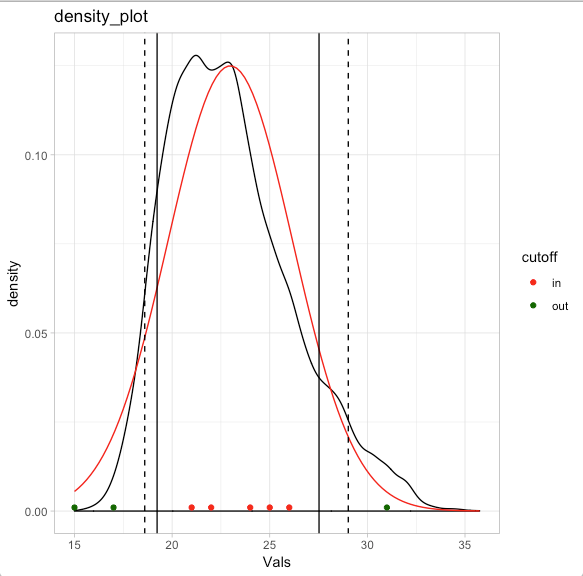

Recreate this plot in R.


load("BirA_intensities_df.RData")

example_data_vec=data.frame("val"=c(15, 17,21,22, 24, 25, 26, 31), "type"=c("out", "out", "in","in" ,"in","in","in","out"))
example_data_vec$type=as.factor(example_data_vec$type)


library(ggplot2)

example_norm_density_plot=ggplot(BirA_intensities_df,aes(Vals))+
  geom_density(position="identity")+
  stat_function(fun=dnorm,color="red",args=list(mean=mean(BirA_intensities_df$Vals), sd=sd(BirA_intensities_df$Vals)))+
  geom_vline(xintercept = quantile(BirA_intensities_df$Vals, .1), color="black") +
  geom_vline(xintercept = quantile(BirA_intensities_df$Vals, .9), color="black") +
  geom_vline(xintercept = quantile(BirA_intensities_df$Vals, .05), lty=2, color="black") +
  geom_vline(xintercept = quantile(BirA_intensities_df$Vals, .95), lty=2, color="black") +
  theme_light()+
  ggtitle("density_plot")+
  theme_light()+
  geom_point(data=example_data_vec, aes(x=val, y=0.001, color=type), position="identity")+
  scale_color_manual(name="cutoff", labels=c(levels(example_data_vec$type)), values=c("red","darkgreen"))
  
